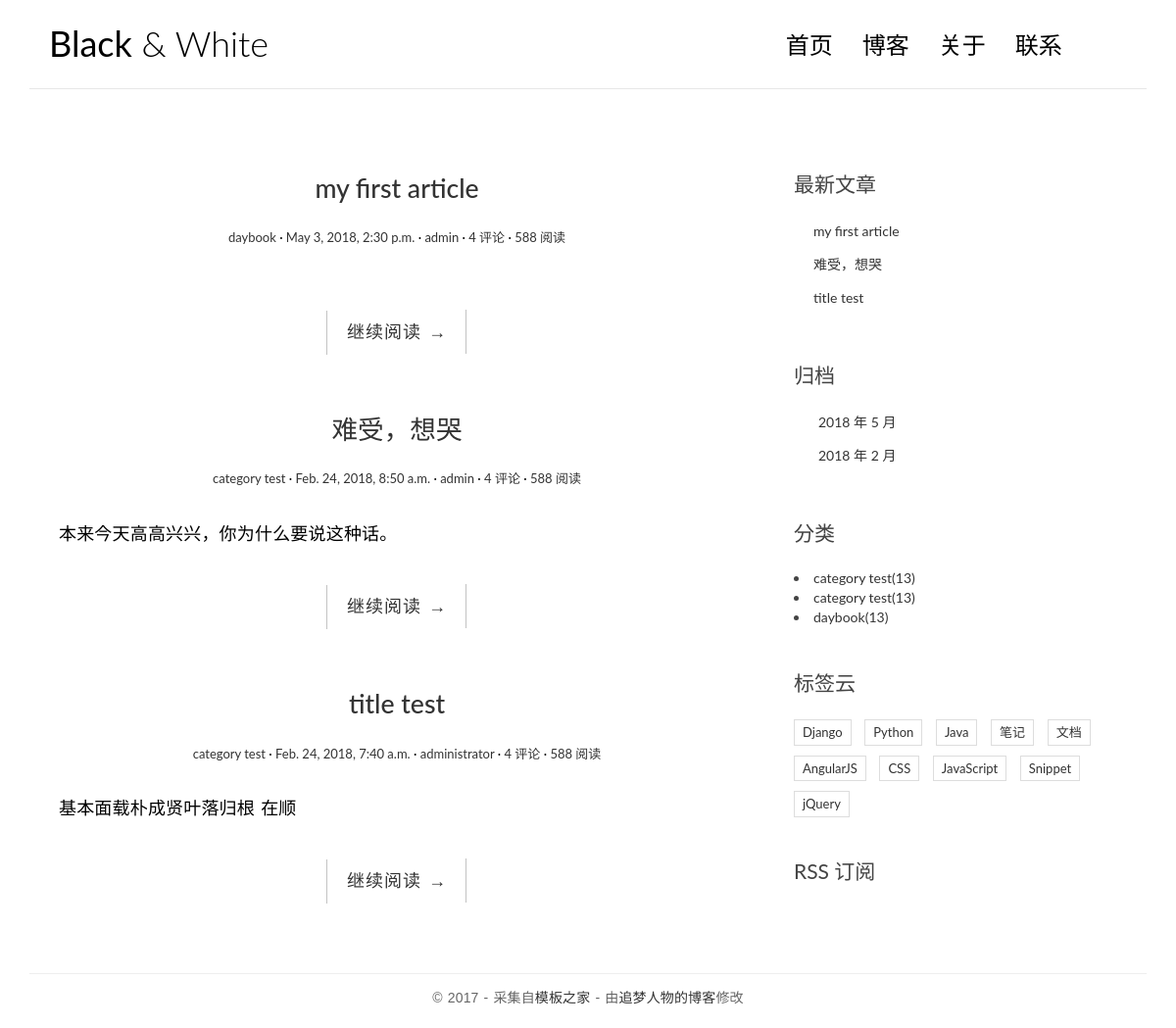
The page / on the database its author committed.
### blog/models.py (models this page shows, shortened)
class Post(models.Model):
    title = models.CharField(max_length=70)
    body = models.TextField()
    created_time = models.DateTimeField()
    modified_time = models.DateTimeField()
    excerpt = models.CharField(max_length=200, blank=True)
    category = models.ForeignKey(Category, on_delete=models.CASCADE)
    tags = models.ManyToManyField(Tag, blank=True)
    author = models.ForeignKey(User, on_delete=models.CASCADE)
    def get_absolute_url(self):
        return reverse('blog:detail', kwargs={'pk': self.pk})

class Category(models.Model):
    name = models.CharField(max_length=100)
    def __str__(self):
        return self.name

### blog/views.py (the view)
# urls.py: path('', views.index, name='index'),
def index(request):
    post_list = Post.objects.all().order_by('-created_time')
    return render(request, 'blog/index.html', context={'post_list': post_list})

### blog/templatetags/blog_tags.py (called while the page is built)
@register.simple_tag
def get_recent_posts(num=5):
    return Post.objects.all().order_by('-created_time')[:num]

@register.simple_tag
def archives():
    return Post.objects.dates('created_time', 'month', order='DESC')

@register.simple_tag
def get_categories():
    return Category.objects.all()

### blog/templates/blog/index.html
{% extends 'blog/base.html' %}
{% block main %}
           {% for post in post_list %}
                <article class="post post-{{ post.pk }}">
                    <header class="entry-header">
                        <h1 class="entry-title">
                            <a href="{{ post.get_absolute_url }}">{{ post.title }}</a>
                        </h1>
                        <div class="entry-meta">
                            <span class="post-category"><a href="#">{{ post.category }}</a></span>
                            <span class="post-date"><a href="#"><time class="entry-date"
                                                                      datetime="{{ post.created_time }}">{{ post.created_time }}</time></a></span>
                            <span class="post-author"><a href="#">{{ post.author }}</a></span>
                            <span class="comments-link"><a href="#">4 评论</a></span>
                            <span class="views-count"><a href="#">588 阅读</a></span>
                        </div>
                    </header>
                    <div class="entry-content clearfix">
                        <p>{{ post.excerpt }}</p>
                        <div class="read-more cl-effect-14">
                            <a href="{{ post.get_absolute_url }}" class="more-link">继续阅读 <span class="meta-nav">→</span></a>
                        </div>
                    </div>
                </article>
                {% empty %}
                    <div class="no-post">暂无文章发布！</div>
                {% endfor %}
{% endblock main %}

### blog/templates/blog/base.html (shortened to what this page needs)
{% load staticfiles %}
{% load blog_tags %}
<!DOCTYPE html>
<html>
<head>
    <link rel="stylesheet" href="http://code.ionicframework.com/ionicons/2.0.1/css/ionicons.min.css">
    <link rel="stylesheet" href="{% static 'blog/css/bootstrap.min.css' %}">
    <link rel="stylesheet" href="{% static 'blog/css/pace.css' %}">
    <link rel="stylesheet" href="{% static 'blog/css/custom.css' %}">
</head>
<body>
<div class="container">
    <header id="site-header">
        <div class="row">
            <div class="col-md-4 col-sm-5 col-xs-8">
                <div class="logo">
                    <h1><a href="index.html"><b>Black</b> &amp; White</a></h1>
                </div>
            </div>
            <div class="col-md-8 col-sm-7 col-xs-4">
                <nav class="main-nav" role="navigation">
                    <div class="collapse navbar-collapse" id="bs-example-navbar-collapse-1">
                        <ul class="nav navbar-nav navbar-right">
                            <li class="cl-effect-11"><a href="index.html" data-hover="首页">首页</a></li>
                            <li class="cl-effect-11"><a href="full-width.html" data-hover="博客">博客</a></li>
                            <li class="cl-effect-11"><a href="about.html" data-hover="关于">关于</a></li>
                            <li class="cl-effect-11"><a href="contact.html" data-hover="联系">联系</a></li>
                        </ul>
                    </div>
                </nav>
            </div>
        </div>
    </header>
</div>
<div class="content-body">
    <div class="container">
        <div class="row">
            <main class="col-md-8">
                {% block main %}
                {% endblock main %}
            </main>
            <aside class="col-md-4">
                <div class="widget widget-recent-posts">
                    <h3 class="widget-title">最新文章</h3>
                    {% get_recent_posts as recent_post_list %}
                    <ul>
                        {% for post in recent_post_list %}
                            <li>
                            <a href="{{ post.get_absolute_url }}">{{ post.title }}</a>
                            </li>
                            {% empty %}
                            暂无文章！
                        {% endfor %}
                    </ul>
                </div>
                <div class="widget widget-archives">
                    <h3 class="widget-title">归档</h3>
                    {% archives as date_list %}
                    <ul>
                        {% for date in date_list %}
                            <li>
                            <a href="{% url 'blog:archives' date.year date.month %}">{{ date.year }} 年 {{ date.month }} 月</a>
                            </li>
                            {% empty %}
                            暂无归档！
                        {% endfor %}
                    </ul>
                </div>
                <div class="widget widget-category">
                    <h3 class="widget-title">分类</h3>
                    {% get_categories as category_list %}
                    {% for category in category_list %}
                        <li>
                            <a href="#">{{ category.name }}<span class="post-count">(13)</span> </a>
                        </li>
                        {% empty %}
                        暂无分类！
                    {% endfor %}
                </div>
                <div class="widget widget-tag-cloud">
                    <h3 class="widget-title">标签云</h3>
                    <ul>
                        <li>
                            <a href="#">Django</a>
                        </li>
                        <li>
                            <a href="#">Python</a>
                        </li>
                        <li>
                            <a href="#">Java</a>
                        </li>
                        <li>
                            <a href="#">笔记</a>
                        </li>
                        <li>
                            <a href="#">文档</a>
                        </li>
                        <li>
                            <a href="#">AngularJS</a>
                        </li>
                        <li>
                            <a href="#">CSS</a>
                        </li>
                        <li>
                            <a href="#">JavaScript</a>
                        </li>
                        <li>
                            <a href="#">Snippet</a>
                        </li>
                        <li>
                            <a href="#">jQuery</a>
                        </li>
                    </ul>
                </div>
                <div class="rss">
                    <a href=""> RSS 订阅</a>
                </div>
            </aside>
        </div>
    </div>
</div>
<footer id="site-footer">
    <div class="container">
        <div class="row">
            <div class="col-md-12">
                <p class="copyright">&copy 2017 - 采集自<a href="http://www.cssmoban.com/"
                                                        target="_blank" title="模板之家">模板之家</a>
                    - 由<a href="http://zmrenwu.com/" title="网页模板" target="_blank">追梦人物的博客</a>修改
                </p>
            </div>
        </div>
    </div>
</footer>
</body>
</html>

### blog/static/blog/css/custom.css (style rules this page uses)
* { outline: none; }
h1, h2, h3, h4, h5, h6 { margin-top: 0; }
b { font-weight: 400; }
a { color: #333; }
body { color: #444; font-family: 'Lato', sans-serif; }
p { font-family: 'Ubuntu', sans-serif; font-weight: 400; word-spacing: 1px; letter-spacing: 0.01em; }
#site-header { background-color: #FFF; padding: 25px 20px; margin-bottom: 40px; border-bottom: 1px solid #e7e7e7; }
.logo h1 a { color: #000; }
.logo h1 { margin: 0; font-family: 'Lato', sans-serif; font-weight: 300; }
.main-nav { margin-top: 11px; max-width: 95%; }
.main-nav a { color: #000000 !important; padding: 0 0 5px 0 !important; margin-right: 30px; font-family: 'Lato', sans-serif; font-weight: 300; font-size: 24px; }
.cl-effect-11 a { padding: 10px 0; color: #0972b4; text-shadow: none; }
.cl-effect-11 a::before { position: absolute; top: 0; left: 0; overflow: hidden; padding: 0 0 5px 0 !important; max-width: 0; border-bottom: 1px solid #000; color: #000; content: attr(data-hover); white-space: nowrap; -webkit-transition: max-width 0.5s; -moz-transition: max-width 0.5s; transition: max-width 0.5s; }
.content-body { padding-bottom: 4em; }
.post { background: #fff; padding: 30px 30px 0; }
.entry-title { text-align: center; font-size: 1.9em; margin-bottom: 20px; line-height: 1.6; padding: 10px 20px 0; }
.entry-meta { text-align: center; color: #DDDDDD; font-size: 13px; margin-bottom: 30px; }
.entry-content { font-size: 18px; line-height: 1.9; font-weight: 300; color: #000; }
.post-category::after, .post-date::after, .post-author::after, .comments-link::after { content: ' ·'; color: #000; }
.read-more { font-family: 'Ubuntu', sans-serif; font-weight: 400; word-spacing: 1px; letter-spacing: 0.01em; text-align: center; margin-top: 20px; }
.cl-effect-14 a { padding: 0 20px; height: 45px; line-height: 45px; position: relative; display: inline-block; margin: 15px 25px; letter-spacing: 1px; font-weight: 400; text-shadow: 0 0 1px rgba(255, 255, 255, 0.3); }
.cl-effect-14 a::before, .cl-effect-14 a::after { position: absolute; width: 45px; height: 1px; background: #C3C3C3; content: ''; -webkit-transition: all 0.3s; -moz-transition: all 0.3s; transition: all 0.3s; pointer-events: none; }
.cl-effect-14 a::before { top: 0; left: 0; -webkit-transform: rotate(90deg); -moz-transform: rotate(90deg); transform: rotate(90deg); -webkit-transform-origin: 0 0; -moz-transform-origin: 0 0; transform-origin: 0 0; }
.cl-effect-14 a::after { right: 0; bottom: 0; -webkit-transform: rotate(90deg); -moz-transform: rotate(90deg); transform: rotate(90deg); -webkit-transform-origin: 100% 0; -moz-transform-origin: 100% 0; transform-origin: 100% 0; }
.widget { background: #fff; padding: 30px 0 0; }
.widget-title { font-size: 1.5em; margin-bottom: 20px; line-height: 1.6; padding: 10px 0 0; font-weight: 400; }
.widget-recent-posts ul { padding: 0; margin: 0; padding-left: 20px; }
.widget-recent-posts ul li { list-style-type: none; position: relative; line-height: 170%; margin-bottom: 10px; }
.widget-recent-posts ul li::before { content: '\f3d3'; font-family: "Ionicons"; position: absolute; left: -17px; top: 3px; font-size: 16px; color: #000; }
.widget-archives ul { padding: 0; margin: 0; padding-left: 25px; }
.widget-archives ul li { list-style-type: none; position: relative; line-height: 170%; margin-bottom: 10px; }
.widget-archives ul li::before { content: '\f3f3'; font-family: "Ionicons"; position: absolute; left: -25px; top: 1px; font-size: 16px; color: #000; }
.widget-tag-cloud ul { padding: 0; margin: 0; margin-right: -10px; }
.widget-tag-cloud ul li { list-style-type: none; font-size: 13px; display: inline-block; margin-right: 10px; margin-bottom: 10px; padding: 3px 8px; border: 1px solid #ddd; }
.rss { font-size: 21px; margin-top: 30px; }
.rss a { color: #444; }
#site-footer { padding-top: 10px; padding: 0 0 1.5em 0; }
.copyright { text-align: center; padding-top: 1em; margin: 0; border-top: 1px solid #eee; color: #666; }

### rows shown on the page
Post: title "my first article", category "daybook", created_time "May 3, 2018, 2:30 p.m.", author "admin"
Post: title "难受，想哭", category "category test", created_time "Feb. 24, 2018, 8:50 a.m.", author "admin", excerpt "本来今天高高兴兴，你为什么要说这种话。"
Post: title "title test", category "category test", created_time "Feb. 24, 2018, 7:40 a.m.", author "administrator", excerpt "基本面载朴成贤叶落归根 在顺"
Category: name "category test"
Category: name "category test"
Category: name "daybook"

### other values the page prints
{{ date.year }} "2018" "2018"
{{ date.month }} "5" "2"
